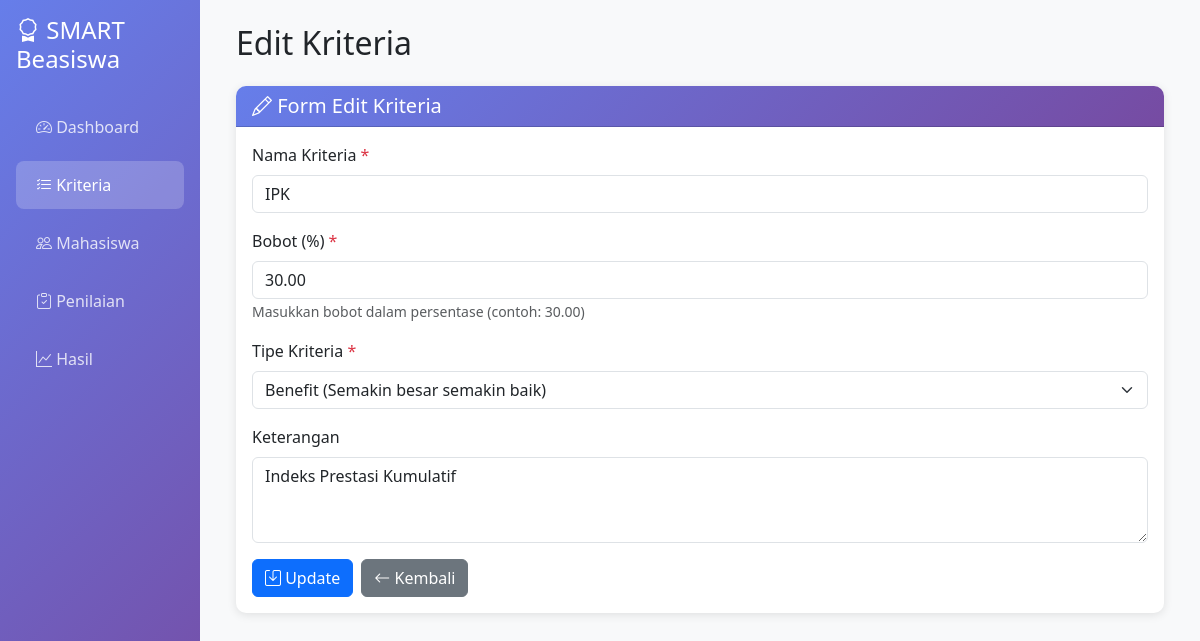
/index.php/kriteria/edit/1, run on the app's committed database.
### tables this page shows
CREATE TABLE IF NOT EXISTS kriteria (
    id_kriteria INT(11) NOT NULL AUTO_INCREMENT,
    nama_kriteria VARCHAR(100) NOT NULL,
    bobot DECIMAL(5,2) NOT NULL DEFAULT 0.00,
    tipe ENUM('benefit', 'cost') NOT NULL DEFAULT 'benefit',
    keterangan TEXT,
    created_at TIMESTAMP DEFAULT CURRENT_TIMESTAMP,
    updated_at TIMESTAMP DEFAULT CURRENT_TIMESTAMP ON UPDATE CURRENT_TIMESTAMP,
    PRIMARY KEY (id_kriteria)
);

### application/controllers/Kriteria.php (called while the page is built, shortened)
<?php
class Kriteria extends CI_Controller {
    public function __construct() {
        $this->load->model('Kriteria_model');
    }
    public function edit($id) {
        $data['title'] = 'Edit Kriteria';
        $data['kriteria'] = $this->Kriteria_model->get_by_id($id);
        $this->form_validation->set_rules('nama_kriteria', 'Nama Kriteria', 'required');
        $this->form_validation->set_rules('bobot', 'Bobot', 'required|numeric');
        $this->form_validation->set_rules('tipe', 'Tipe', 'required');
        if ($this->form_validation->run() == FALSE) {
            $this->load->view('templates/header', $data);
            $this->load->view('kriteria/edit', $data);
            $this->load->view('templates/footer');
        }
    }
}

### index.php (called while the page is built, shortened)
<?php
require_once BASEPATH.'core/CodeIgniter.php';

### application/models/Kriteria_model.php (called while the page is built, shortened)
<?php
class Kriteria_model extends CI_Model {
    public function get_by_id($id) {
        return $this->db->get_where('kriteria', array('id_kriteria' => $id))->row();
    }
}

### application/views/kriteria/edit.php (the view, shortened to what this page needs)
<h2 class="mb-4">Edit Kriteria</h2>
<div class="card">
    <div class="card-header">
        <h5 class="mb-0"><i class="bi bi-pencil"></i> Form Edit Kriteria</h5>
    </div>
    <div class="card-body">
        <form method="post" action="<?php echo base_url('kriteria/edit/'.$kriteria->id_kriteria); ?>">
            <div class="mb-3">
                <label for="nama_kriteria" class="form-label">Nama Kriteria <span class="text-danger">*</span></label>
                <input type="text" class="form-control" id="nama_kriteria" name="nama_kriteria" value="<?php echo $kriteria->nama_kriteria; ?>" required>
            </div>
            <div class="mb-3">
                <label for="bobot" class="form-label">Bobot (%) <span class="text-danger">*</span></label>
                <input type="number" step="0.01" class="form-control" id="bobot" name="bobot" value="<?php echo $kriteria->bobot; ?>" required>
                <small class="text-muted">Masukkan bobot dalam persentase (contoh: 30.00)</small>
            </div>
            <div class="mb-3">
                <label for="tipe" class="form-label">Tipe Kriteria <span class="text-danger">*</span></label>
                <select class="form-select" id="tipe" name="tipe" required>
                    <option value="benefit" <?php echo $kriteria->tipe == 'benefit' ? 'selected' : ''; ?>>Benefit (Semakin besar semakin baik)</option>
                </select>
            </div>
            <div class="mb-3">
                <label for="keterangan" class="form-label">Keterangan</label>
                <textarea class="form-control" id="keterangan" name="keterangan" rows="3"><?php echo $kriteria->keterangan; ?></textarea>
            </div>
            <div class="d-flex gap-2">
                <button type="submit" class="btn btn-primary">
                    <i class="bi bi-save"></i> Update
                </button>
                <a href="<?php echo base_url('kriteria'); ?>" class="btn btn-secondary">
                    <i class="bi bi-arrow-left"></i> Kembali
                </a>
            </div>
        </form>
    </div>
</div>

### application/views/templates/header.php (style rules this page uses)
.card { border: none; box-shadow: 0 2px 10px rgba(0,0,0,0.1); border-radius: 10px; }
.card-header { background: linear-gradient(135deg, #667eea 0%, #764ba2 100%); color: white; border-radius: 10px 10px 0 0 !important; }

### data on the page
kriteria: nama_kriteria "IPK", bobot "30.00", tipe "Benefit (Semakin besar semakin baik)", keterangan "Indeks Prestasi Kumulatif"
